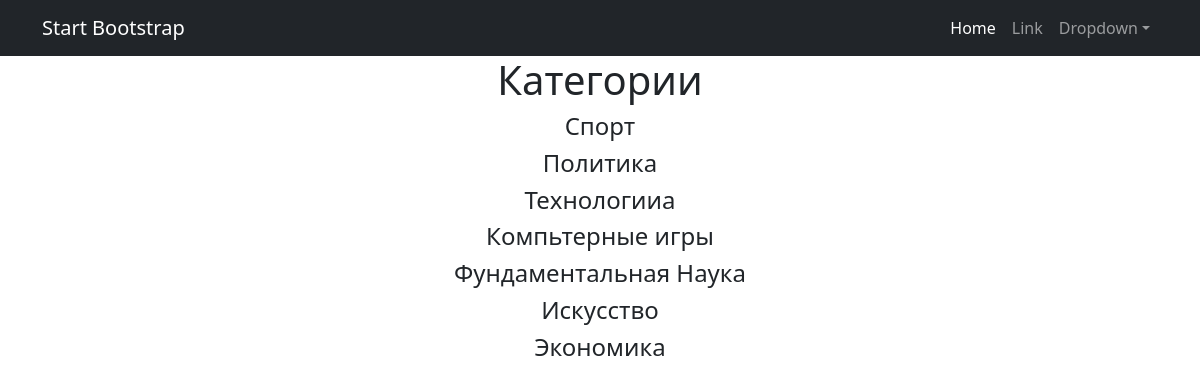
Page /post/category/ on the committed database.
### data_base/models.py (models this page shows, shortened)
class Category(models.Model):
    name = models.CharField(unique=True, max_length=255)

### data_base/views.py (the view)
# urls.py: path('category/', CategoryList.as_view(), name = 'category'),
class CategoryList(ListView):
    model = Category
    template_name = 'category.html'
    context_object_name = 'category'

### templates/category.html (shortened to what this page needs)
{% extends 'flatpages/default.html' %}
{% block content %}
<h1>Категории</h1>
{% for post in category %}
      <tr><h4>{{ post.name }}</h4></tr>
{% endfor %}
{% endblock content %}

### rows in the picture
Category: name "Спорт"
Category: name "Политика"
Category: name "Технологииа"
Category: name "Компьтерные игры"
Category: name "Фундаментальная Наука"
Category: name "Искусство"
Category: name "Экономика"
